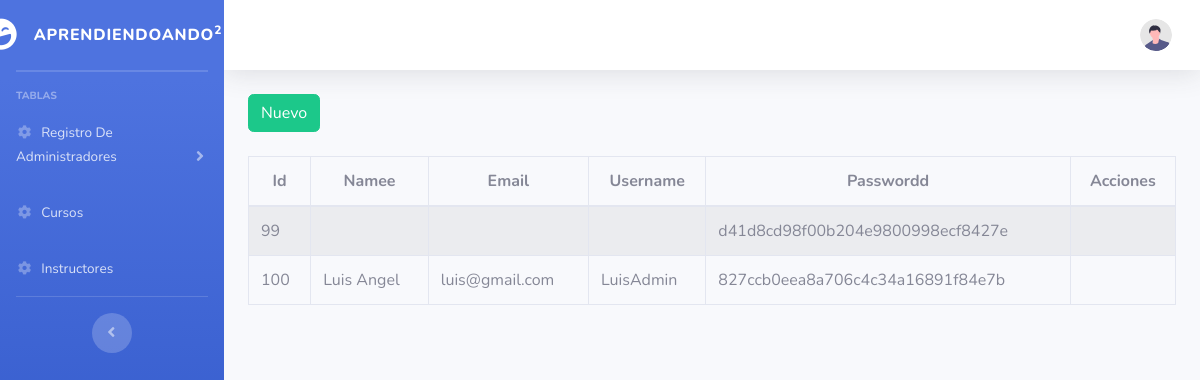
The page /vistas/vistas/usuarios.php on the database as committed earlier.
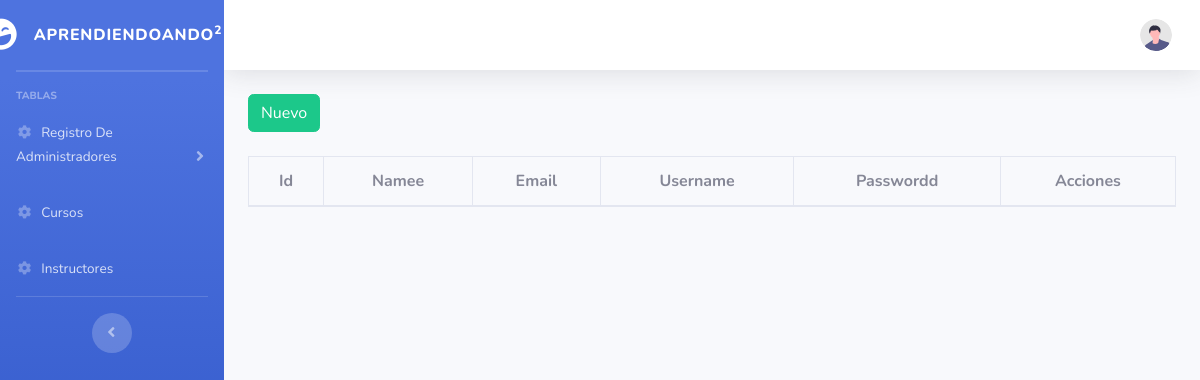
The same page on the database as committed later.
### tables this page shows
CREATE TABLE `registro` (
  `namee` varchar(100) NOT NULL,
  `email` varchar(50) NOT NULL,
  `username` varchar(25) NOT NULL,
  `passwordd` varchar(50) NOT NULL,
  `id` int(11) NOT NULL
);

### vistas/vistas/usuarios.php (the view, shortened to what the changed rows need)
<?php
$objeto = new Conexion();
$conexion = $objeto->Conectar();
$consulta = "SELECT id, namee, email, username, passwordd FROM registro";
$resultado = $conexion->prepare($consulta);
$resultado->execute();
$data=$resultado->fetchAll(PDO::FETCH_ASSOC);
?>
<!DOCTYPE html>
<html lang="en">
<head>
    <link href="vendor/fontawesome-free/css/all.min.css" rel="stylesheet" type="text/css">
    <link href="css/sb-admin-2.min.css" rel="stylesheet">
    <link rel="stylesheet" href="bootstrap/css/bootstrap.min.css">
    <link rel="stylesheet" href="main.css">
    <link rel="stylesheet" type="text/css" href="datatables/datatables.min.css"/>
    <link rel="stylesheet"  type="text/css" href="datatables/DataTables-1.10.18/css/dataTables.bootstrap4.min.css">
    <link href="vendor/fontawesome-free/css/all.min.css" rel="stylesheet" type="text/css">
    <link href="css/sb-admin-2.min.css" rel="stylesheet">
</head>
<body id="page-top">
    <div id="wrapper">
        <div id="content-wrapper" class="d-flex flex-column">
            <div id="content">
      <br>
    <div class="container">
        <div class="row">
                <div class="col-lg-12">
                    <div class="table-responsive">
                        <table id="tablaPersonas" class="table table-striped table-bordered table-condensed" style="width:100%">
                        <thead class="text-center">
                            <tr>
                                <th>Id</th>
                                <th>Namee</th>
                                <th>Email</th>
                                <th>Username</th>
                                <th>Passwordd</th>
                                <th>Acciones</th>
                            </tr>
                        </thead>
                        <tbody>
                            <?php
                            foreach($data as $dat) {
                            ?>
                            <tr>
                                <td><?php echo $dat['id'] ?></td>
                                <td><?php echo $dat['namee'] ?></td>
                                <td><?php echo $dat['email'] ?></td>
                                <td><?php echo $dat['username'] ?></td>
                                <td><?php echo $dat['passwordd'] ?></td>
                                <td></td>
                            </tr>
                            <?php
                                }
                            ?>
                        </tbody>
                       </table>
                    </div>
                </div>
        </div>
    </div>
</div>
</body>
</html>

Rows that differ between the two databases and show on the page:
removed registro: id "99", passwordd "d41d8cd98f00b204e9800998ecf8427e"
removed registro: id "100", namee "Luis Angel", email "luis@gmail.com", username "LuisAdmin", passwordd "827ccb0eea8a706c4c34a16891f84e7b"
